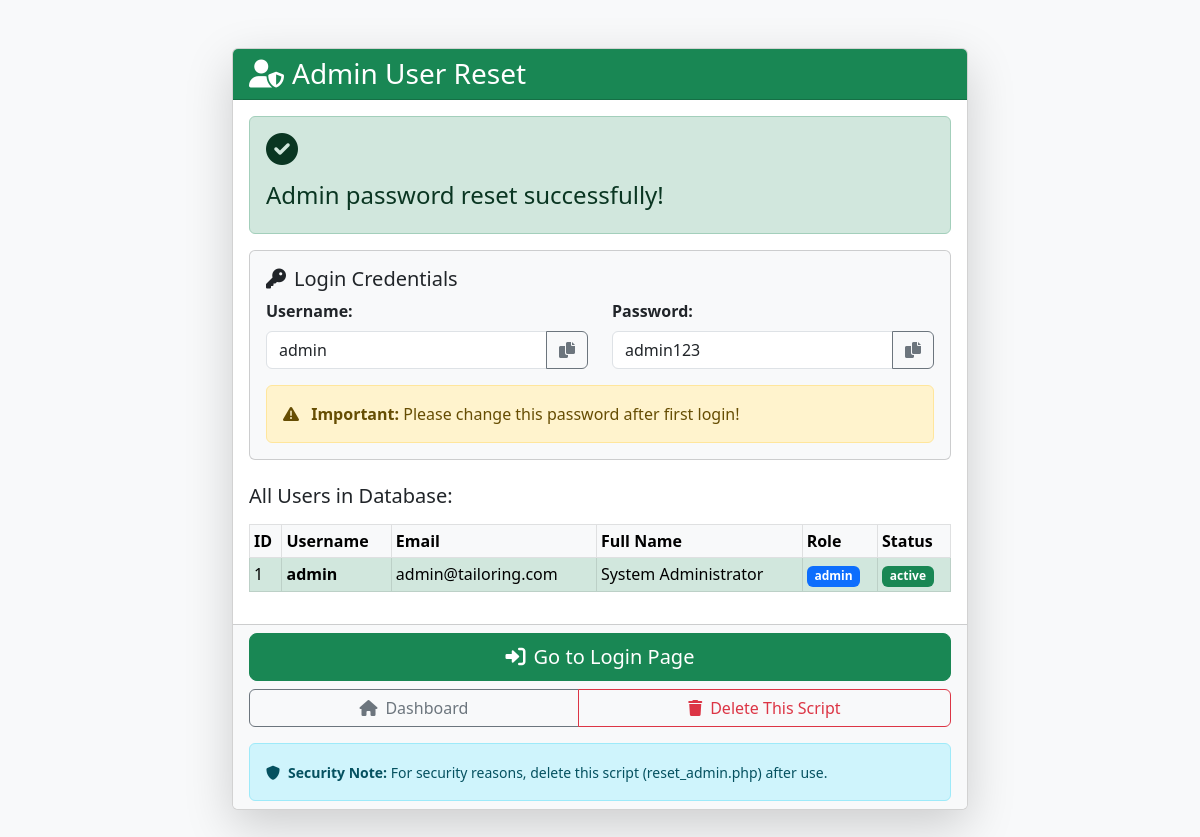
The app's page /reset_admin.php with its own data.
### tables this page shows
CREATE TABLE `users` (
  `id` int(11) NOT NULL AUTO_INCREMENT,
  `company_id` int(11) DEFAULT NULL,
  `username` varchar(50) NOT NULL,
  `email` varchar(100) NOT NULL,
  `password` varchar(255) NOT NULL,
  `full_name` varchar(100) NOT NULL,
  `role` enum('admin','staff','tailor','cashier') NOT NULL DEFAULT 'staff',
  `phone` varchar(20) DEFAULT NULL,
  `address` text DEFAULT NULL,
  `status` enum('active','inactive') NOT NULL DEFAULT 'active',
  `last_login` timestamp NULL DEFAULT NULL,
  `created_at` timestamp NOT NULL DEFAULT CURRENT_TIMESTAMP,
  `updated_at` timestamp NOT NULL DEFAULT CURRENT_TIMESTAMP ON UPDATE CURRENT_TIMESTAMP,
  PRIMARY KEY (`id`),
  UNIQUE KEY `username` (`username`),
  UNIQUE KEY `email` (`email`),
  KEY `company_id` (`company_id`),
  KEY `idx_last_login` (`last_login`),
  FOREIGN KEY (`company_id`) REFERENCES `companies` (`id`) ON DELETE CASCADE
);

### reset_admin.php (the view, shortened to what this page needs)
<?php
$results = [];
try {
    $db = new Database();
    $conn = $db->getConnection();
    $stmt = $conn->query("SELECT id, username, email, full_name, status FROM users WHERE username = 'admin' OR role = 'admin'");
    $existingAdmins = $stmt->fetchAll();
    $results['existing'] = $existingAdmins;
    if (empty($existingAdmins)) {
        $username = 'admin';
        $email = 'admin@tailoring.com';
        $password = 'admin123';
        $hashedPassword = password_hash($password, PASSWORD_DEFAULT);
        $fullName = 'System Administrator';
        $sql = "INSERT INTO users (username, email, password, full_name, role, status)
                VALUES (:username, :email, :password, :full_name, 'admin', 'active')";
        $stmt = $conn->prepare($sql);
        $stmt->bindParam(':username', $username);
        $stmt->bindParam(':email', $email);
        $stmt->bindParam(':password', $hashedPassword);
        $stmt->bindParam(':full_name', $fullName);
        if ($stmt->execute()) {
            $results['action'] = 'created';
            $results['username'] = $username;
            $results['password'] = $password;
            $results['message'] = 'Admin user created successfully!';
        } else {
            $results['action'] = 'error';
            $results['message'] = 'Failed to create admin user';
        }
    } else {
        $adminId = $existingAdmins[0]['id'];
        $password = 'admin123';
        $hashedPassword = password_hash($password, PASSWORD_DEFAULT);
        $sql = "UPDATE users SET password = :password, status = 'active' WHERE id = :id";
        $stmt = $conn->prepare($sql);
        $stmt->bindParam(':password', $hashedPassword);
        $stmt->bindParam(':id', $adminId);
        if ($stmt->execute()) {
            $results['action'] = 'reset';
            $results['username'] = $existingAdmins[0]['username'];
            $results['password'] = $password;
            $results['message'] = 'Admin password reset successfully!';
        } else {
            $results['action'] = 'error';
            $results['message'] = 'Failed to reset password';
        }
    }
    $stmt = $conn->query("SELECT id, username, email, full_name, role, status FROM users ORDER BY id");
    $results['all_users'] = $stmt->fetchAll();
} catch (Exception $e) {
    $results['error'] = $e->getMessage();
}
?>
<!DOCTYPE html>
<html lang="en">
<head>
    <link href="https://cdn.jsdelivr.net/npm/bootstrap@5.3.0/dist/css/bootstrap.min.css" rel="stylesheet">
    <link href="https://cdnjs.cloudflare.com/ajax/libs/font-awesome/6.0.0/css/all.min.css" rel="stylesheet">
</head>
<body class="bg-light">
    <div class="container py-5">
        <div class="row justify-content-center">
            <div class="col-lg-8">
                <div class="card shadow-lg">
                    <div class="card-header <?php echo isset($results['action']) && in_array($results['action'], ['created', 'reset']) ? 'bg-success' : 'bg-warning'; ?> text-white">
                        <h3 class="mb-0">
                            <i class="fas fa-user-shield me-2"></i>Admin User Reset
                        </h3>
                    </div>
                    <div class="card-body">
                        <?php if (isset($results['error'])): ?>
                            <div class="alert alert-danger">
                                <i class="fas fa-exclamation-triangle me-2"></i>
                                <strong>Error:</strong> <?php echo htmlspecialchars($results['error']); ?>
                            </div>
                        <?php else: ?>
                            <?php if (isset($results['action'])): ?>
                                <div class="alert alert-success">
                                    <i class="fas fa-check-circle fa-2x mb-3"></i>
                                    <h4><?php echo htmlspecialchars($results['message']); ?></h4>
                                </div>
                                <div class="card bg-light mb-4">
                                    <div class="card-body">
                                        <h5 class="card-title">
                                            <i class="fas fa-key me-2"></i>Login Credentials
                                        </h5>
                                        <div class="row">
                                            <div class="col-md-6">
                                                <p class="mb-2"><strong>Username:</strong></p>
                                                <div class="input-group mb-3">
                                                    <input type="text" class="form-control" value="<?php echo htmlspecialchars($results['username']); ?>" readonly id="username">
                                                    <button class="btn btn-outline-secondary" onclick="copyToClipboard('username')">
                                                        <i class="fas fa-copy"></i>
                                                    </button>
                                                </div>
                                            </div>
                                            <div class="col-md-6">
                                                <p class="mb-2"><strong>Password:</strong></p>
                                                <div class="input-group mb-3">
                                                    <input type="text" class="form-control" value="<?php echo htmlspecialchars($results['password']); ?>" readonly id="password">
                                                    <button class="btn btn-outline-secondary" onclick="copyToClipboard('password')">
                                                        <i class="fas fa-copy"></i>
                                                    </button>
                                                </div>
                                            </div>
                                        </div>
                                        <div class="alert alert-warning mb-0">
                                            <i class="fas fa-exclamation-triangle me-2"></i>
                                            <strong>Important:</strong> Please change this password after first login!
                                        </div>
                                    </div>
                                </div>
                            <?php endif; ?>
                            <?php if (!empty($results['all_users'])): ?>
                                <h5 class="mb-3">All Users in Database:</h5>
                                <div class="table-responsive">
                                    <table class="table table-bordered table-sm">
                                        <thead class="table-light">
                                            <tr>
                                                <th>ID</th>
                                                <th>Username</th>
                                                <th>Email</th>
                                                <th>Full Name</th>
                                                <th>Role</th>
                                                <th>Status</th>
                                            </tr>
                                        </thead>
                                        <tbody>
                                            <?php foreach ($results['all_users'] as $user): ?>
                                            <tr class="<?php echo $user['role'] === 'admin' ? 'table-success' : ''; ?>">
                                                <td><?php echo $user['id']; ?></td>
                                                <td><strong><?php echo htmlspecialchars($user['username']); ?></strong></td>
                                                <td><?php echo htmlspecialchars($user['email']); ?></td>
                                                <td><?php echo htmlspecialchars($user['full_name']); ?></td>
                                                <td><span class="badge bg-primary"><?php echo $user['role']; ?></span></td>
                                                <td><span class="badge bg-<?php echo $user['status'] === 'active' ? 'success' : 'secondary'; ?>"><?php echo $user['status']; ?></span></td>
                                            </tr>
                                            <?php endforeach; ?>
                                        </tbody>
                                    </table>
                                </div>
                            <?php endif; ?>
                        <?php endif; ?>
                    </div>
                    <div class="card-footer bg-light">
                        <div class="d-grid gap-2">
                            <a href="login.php" class="btn btn-success btn-lg">
                                <i class="fas fa-sign-in-alt me-2"></i>Go to Login Page
                            </a>
                            <div class="btn-group">
                                <a href="dashboard.php" class="btn btn-outline-secondary">
                                    <i class="fas fa-home me-2"></i>Dashboard
                                </a>
                                <button class="btn btn-outline-danger" onclick="if(confirm('Delete this script for security?')) window.location.href='delete_reset_script.php'">
                                    <i class="fas fa-trash me-2"></i>Delete This Script
                                </button>
                            </div>
                        </div>
                        <div class="alert alert-info mt-3 mb-0">
                            <small>
                                <strong><i class="fas fa-shield-alt me-2"></i>Security Note:</strong>
                                For security reasons, delete this script (reset_admin.php) after use.
                            </small>
                        </div>
                    </div>
                </div>
            </div>
        </div>
    </div>
</body>
</html>

### records on screen
users: id "1", username "admin", email "admin@tailoring.com", full_name "System Administrator", role "admin", status "active"

### other values on screen
$results['message'] "Admin password reset successfully!"
